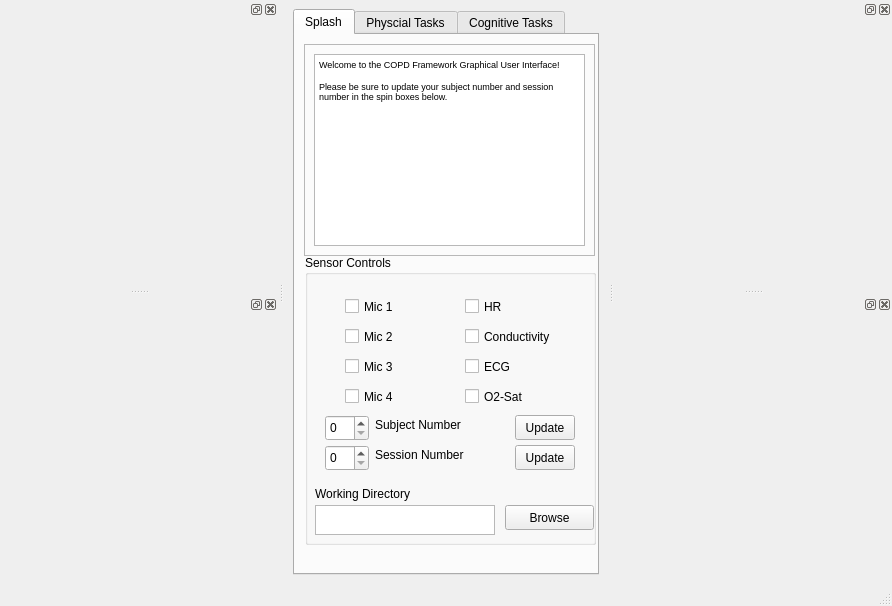
<?xml version="1.0" encoding="UTF-8"?>
<ui version="4.0">
 <class>MainWindow</class>
 <widget class="QMainWindow" name="MainWindow">
  <property name="geometry">
   <rect>
    <x>0</x>
    <y>0</y>
    <width>892</width>
    <height>606</height>
   </rect>
  </property>
  <property name="windowTitle">
   <string>MainWindow</string>
  </property>
  <widget class="QWidget" name="centralwidget">
   <layout class="QHBoxLayout" name="horizontalLayout">
    <item>
     <widget class="QTabWidget" name="tabWidget">
      <property name="currentIndex">
       <number>0</number>
      </property>
      <widget class="QWidget" name="tab_3">
       <attribute name="title">
        <string>Splash</string>
       </attribute>
       <widget class="QFrame" name="frame">
        <property name="geometry">
         <rect>
          <x>9</x>
          <y>9</y>
          <width>291</width>
          <height>212</height>
         </rect>
        </property>
        <property name="frameShape">
         <enum>QFrame::StyledPanel</enum>
        </property>
        <property name="frameShadow">
         <enum>QFrame::Raised</enum>
        </property>
        <layout class="QGridLayout" name="gridLayout_5">
         <item row="0" column="0">
          <widget class="QTextBrowser" name="textBrowser">
           <property name="html">
            <string>&lt;!DOCTYPE HTML PUBLIC &quot;-//W3C//DTD HTML 4.0//EN&quot; &quot;http://www.w3.org/TR/REC-html40/strict.dtd&quot;&gt;
&lt;html&gt;&lt;head&gt;&lt;meta name=&quot;qrichtext&quot; content=&quot;1&quot; /&gt;&lt;style type=&quot;text/css&quot;&gt;
p, li { white-space: pre-wrap; }
&lt;/style&gt;&lt;/head&gt;&lt;body style=&quot; font-family:'Ubuntu'; font-size:11pt; font-weight:400; font-style:normal;&quot;&gt;
&lt;p style=&quot; margin-top:0px; margin-bottom:0px; margin-left:0px; margin-right:0px; -qt-block-indent:0; text-indent:0px;&quot;&gt;&lt;span style=&quot; font-size:7pt;&quot;&gt;Welcome to the COPD Framework Graphical User Interface!&lt;/span&gt;&lt;/p&gt;
&lt;p style=&quot;-qt-paragraph-type:empty; margin-top:0px; margin-bottom:0px; margin-left:0px; margin-right:0px; -qt-block-indent:0; text-indent:0px; font-size:7pt;&quot;&gt;&lt;br /&gt;&lt;/p&gt;
&lt;p style=&quot; margin-top:0px; margin-bottom:0px; margin-left:0px; margin-right:0px; -qt-block-indent:0; text-indent:0px;&quot;&gt;&lt;span style=&quot; font-size:7pt;&quot;&gt;Please be sure to update your subject number and session number in the spin boxes below.&lt;/span&gt;&lt;/p&gt;&lt;/body&gt;&lt;/html&gt;</string>
           </property>
          </widget>
         </item>
        </layout>
       </widget>
       <widget class="QGroupBox" name="groupBox">
        <property name="geometry">
         <rect>
          <x>10</x>
          <y>220</y>
          <width>291</width>
          <height>290</height>
         </rect>
        </property>
        <property name="title">
         <string>Sensor Controls</string>
        </property>
        <widget class="QCheckBox" name="mic1_checkbox">
         <property name="geometry">
          <rect>
           <x>40</x>
           <y>40</y>
           <width>92</width>
           <height>23</height>
          </rect>
         </property>
         <property name="text">
          <string>Mic 1</string>
         </property>
        </widget>
        <widget class="QCheckBox" name="mic2_checkbox">
         <property name="geometry">
          <rect>
           <x>40</x>
           <y>70</y>
           <width>92</width>
           <height>23</height>
          </rect>
         </property>
         <property name="text">
          <string>Mic 2</string>
         </property>
        </widget>
        <widget class="QCheckBox" name="mic3_checkbox">
         <property name="geometry">
          <rect>
           <x>40</x>
           <y>100</y>
           <width>92</width>
           <height>23</height>
          </rect>
         </property>
         <property name="text">
          <string>Mic 3</string>
         </property>
        </widget>
        <widget class="QCheckBox" name="mic4_checkbox">
         <property name="geometry">
          <rect>
           <x>40</x>
           <y>130</y>
           <width>92</width>
           <height>23</height>
          </rect>
         </property>
         <property name="text">
          <string>Mic 4</string>
         </property>
        </widget>
        <widget class="QCheckBox" name="o2sat_checkbox">
         <property name="geometry">
          <rect>
           <x>160</x>
           <y>130</y>
           <width>92</width>
           <height>23</height>
          </rect>
         </property>
         <property name="text">
          <string>O2-Sat</string>
         </property>
        </widget>
        <widget class="QCheckBox" name="ecg_checkbox">
         <property name="geometry">
          <rect>
           <x>160</x>
           <y>100</y>
           <width>92</width>
           <height>23</height>
          </rect>
         </property>
         <property name="text">
          <string>ECG</string>
         </property>
        </widget>
        <widget class="QCheckBox" name="conductivity_checkbox">
         <property name="geometry">
          <rect>
           <x>160</x>
           <y>70</y>
           <width>110</width>
           <height>23</height>
          </rect>
         </property>
         <property name="text">
          <string>Conductivity</string>
         </property>
        </widget>
        <widget class="QCheckBox" name="hr_checkbox">
         <property name="geometry">
          <rect>
           <x>160</x>
           <y>40</y>
           <width>92</width>
           <height>23</height>
          </rect>
         </property>
         <property name="text">
          <string>HR</string>
         </property>
        </widget>
        <widget class="QSpinBox" name="spinBox">
         <property name="geometry">
          <rect>
           <x>20</x>
           <y>160</y>
           <width>44</width>
           <height>26</height>
          </rect>
         </property>
        </widget>
        <widget class="QSpinBox" name="spinBox_2">
         <property name="geometry">
          <rect>
           <x>20</x>
           <y>190</y>
           <width>44</width>
           <height>26</height>
          </rect>
         </property>
        </widget>
        <widget class="QLabel" name="label">
         <property name="geometry">
          <rect>
           <x>70</x>
           <y>160</y>
           <width>120</width>
           <height>20</height>
          </rect>
         </property>
         <property name="text">
          <string>Subject Number</string>
         </property>
        </widget>
        <widget class="QLabel" name="label_2">
         <property name="geometry">
          <rect>
           <x>70</x>
           <y>190</y>
           <width>120</width>
           <height>20</height>
          </rect>
         </property>
         <property name="text">
          <string>Session Number</string>
         </property>
        </widget>
        <widget class="QPushButton" name="update_working_directory">
         <property name="geometry">
          <rect>
           <x>200</x>
           <y>250</y>
           <width>89</width>
           <height>25</height>
          </rect>
         </property>
         <property name="text">
          <string>Browse</string>
         </property>
        </widget>
        <widget class="QTextEdit" name="working_directory_text_edit">
         <property name="geometry">
          <rect>
           <x>10</x>
           <y>250</y>
           <width>180</width>
           <height>30</height>
          </rect>
         </property>
        </widget>
        <widget class="QLabel" name="working_directory_label">
         <property name="geometry">
          <rect>
           <x>10</x>
           <y>230</y>
           <width>130</width>
           <height>17</height>
          </rect>
         </property>
         <property name="text">
          <string>Working Directory</string>
         </property>
        </widget>
        <widget class="QPushButton" name="update_subject_number">
         <property name="geometry">
          <rect>
           <x>210</x>
           <y>160</y>
           <width>60</width>
           <height>25</height>
          </rect>
         </property>
         <property name="text">
          <string>Update</string>
         </property>
        </widget>
        <widget class="QPushButton" name="update_session_number">
         <property name="geometry">
          <rect>
           <x>210</x>
           <y>190</y>
           <width>60</width>
           <height>25</height>
          </rect>
         </property>
         <property name="text">
          <string>Update</string>
         </property>
        </widget>
       </widget>
      </widget>
      <widget class="QWidget" name="tab">
       <attribute name="title">
        <string>Physcial Tasks</string>
       </attribute>
       <widget class="QFrame" name="frame_2">
        <property name="geometry">
         <rect>
          <x>10</x>
          <y>10</y>
          <width>291</width>
          <height>330</height>
         </rect>
        </property>
        <property name="frameShape">
         <enum>QFrame::StyledPanel</enum>
        </property>
        <property name="frameShadow">
         <enum>QFrame::Raised</enum>
        </property>
        <layout class="QGridLayout" name="gridLayout_6">
         <item row="0" column="0">
          <widget class="QTextBrowser" name="textBrowser_2">
           <property name="html">
            <string>&lt;!DOCTYPE HTML PUBLIC &quot;-//W3C//DTD HTML 4.0//EN&quot; &quot;http://www.w3.org/TR/REC-html40/strict.dtd&quot;&gt;
&lt;html&gt;&lt;head&gt;&lt;meta name=&quot;qrichtext&quot; content=&quot;1&quot; /&gt;&lt;style type=&quot;text/css&quot;&gt;
p, li { white-space: pre-wrap; }
&lt;/style&gt;&lt;/head&gt;&lt;body style=&quot; font-family:'Ubuntu'; font-size:11pt; font-weight:400; font-style:normal;&quot;&gt;
&lt;p style=&quot; margin-top:0px; margin-bottom:0px; margin-left:0px; margin-right:0px; -qt-block-indent:0; text-indent:0px;&quot;&gt;The physical task will begin with a baseline reading for 1.5 minutes. &lt;br /&gt;&lt;br /&gt;Next, the treadmill will be started at an initial incline and speed for 3 minutes. &lt;/p&gt;
&lt;p style=&quot;-qt-paragraph-type:empty; margin-top:0px; margin-bottom:0px; margin-left:0px; margin-right:0px; -qt-block-indent:0; text-indent:0px;&quot;&gt;&lt;br /&gt;&lt;/p&gt;
&lt;p style=&quot; margin-top:0px; margin-bottom:0px; margin-left:0px; margin-right:0px; -qt-block-indent:0; text-indent:0px;&quot;&gt;Next, the incline and speed will be increased to a higher difficulty for 3 additional minutes.&lt;br /&gt;&lt;br /&gt;Finally, a post reading will be taken.&lt;/p&gt;
&lt;p style=&quot;-qt-paragraph-type:empty; margin-top:0px; margin-bottom:0px; margin-left:0px; margin-right:0px; -qt-block-indent:0; text-indent:0px;&quot;&gt;&lt;br /&gt;&lt;/p&gt;
&lt;p style=&quot;-qt-paragraph-type:empty; margin-top:0px; margin-bottom:0px; margin-left:0px; margin-right:0px; -qt-block-indent:0; text-indent:0px;&quot;&gt;&lt;br /&gt;&lt;/p&gt;
&lt;p style=&quot; margin-top:0px; margin-bottom:0px; margin-left:0px; margin-right:0px; -qt-block-indent:0; text-indent:0px;&quot;&gt;Press the &amp;quot;Start!&amp;quot; button to begin. Popup windows will appear to prompt each phase of the task.&lt;/p&gt;&lt;/body&gt;&lt;/html&gt;</string>
           </property>
          </widget>
         </item>
        </layout>
       </widget>
       <widget class="QPushButton" name="physica_task_start">
        <property name="geometry">
         <rect>
          <x>10</x>
          <y>350</y>
          <width>291</width>
          <height>171</height>
         </rect>
        </property>
        <property name="text">
         <string>Start!</string>
        </property>
       </widget>
      </widget>
      <widget class="QWidget" name="tab_2">
       <attribute name="title">
        <string>Cognitive Tasks</string>
       </attribute>
       <widget class="QFrame" name="frame_3">
        <property name="geometry">
         <rect>
          <x>10</x>
          <y>10</y>
          <width>291</width>
          <height>340</height>
         </rect>
        </property>
        <property name="frameShape">
         <enum>QFrame::StyledPanel</enum>
        </property>
        <property name="frameShadow">
         <enum>QFrame::Raised</enum>
        </property>
        <layout class="QGridLayout" name="gridLayout_7">
         <item row="0" column="0">
          <widget class="QTextBrowser" name="textBrowser_3">
           <property name="html">
            <string>&lt;!DOCTYPE HTML PUBLIC &quot;-//W3C//DTD HTML 4.0//EN&quot; &quot;http://www.w3.org/TR/REC-html40/strict.dtd&quot;&gt;
&lt;html&gt;&lt;head&gt;&lt;meta name=&quot;qrichtext&quot; content=&quot;1&quot; /&gt;&lt;style type=&quot;text/css&quot;&gt;
p, li { white-space: pre-wrap; }
&lt;/style&gt;&lt;/head&gt;&lt;body style=&quot; font-family:'Ubuntu'; font-size:11pt; font-weight:400; font-style:normal;&quot;&gt;
&lt;p style=&quot; margin-top:0px; margin-bottom:0px; margin-left:0px; margin-right:0px; -qt-block-indent:0; text-indent:0px;&quot;&gt;Cognitive tasks will consist of several n-back challenges. Please set the values according to the following schema:&lt;br /&gt;&lt;br /&gt;If this is your first session, you will complete two 0-back challenges before the physical task. After the physical task, you will complete 6 2-back challenges. &lt;/p&gt;
&lt;p style=&quot;-qt-paragraph-type:empty; margin-top:0px; margin-bottom:0px; margin-left:0px; margin-right:0px; -qt-block-indent:0; text-indent:0px;&quot;&gt;&lt;br /&gt;&lt;/p&gt;
&lt;p style=&quot; margin-top:0px; margin-bottom:0px; margin-left:0px; margin-right:0px; -qt-block-indent:0; text-indent:0px;&quot;&gt;Please set the n-back spinbox to either 0 or 2 according to the above.&lt;br /&gt;Please also update the challenge number spinbox for each challenge you undertake.&lt;/p&gt;
&lt;p style=&quot;-qt-paragraph-type:empty; margin-top:0px; margin-bottom:0px; margin-left:0px; margin-right:0px; -qt-block-indent:0; text-indent:0px;&quot;&gt;&lt;br /&gt;&lt;/p&gt;
&lt;p style=&quot; margin-top:0px; margin-bottom:0px; margin-left:0px; margin-right:0px; -qt-block-indent:0; text-indent:0px;&quot;&gt;Good luck user!&lt;/p&gt;&lt;/body&gt;&lt;/html&gt;</string>
           </property>
          </widget>
         </item>
        </layout>
       </widget>
       <widget class="QPushButton" name="cognitive_task_start">
        <property name="geometry">
         <rect>
          <x>10</x>
          <y>360</y>
          <width>291</width>
          <height>161</height>
         </rect>
        </property>
        <property name="text">
         <string>Start!</string>
        </property>
       </widget>
      </widget>
     </widget>
    </item>
   </layout>
  </widget>
  <widget class="QStatusBar" name="statusbar"/>
  <widget class="QDockWidget" name="dockWidget">
   <property name="minimumSize">
    <size>
     <width>278</width>
     <height>278</height>
    </size>
   </property>
   <attribute name="dockWidgetArea">
    <number>1</number>
   </attribute>
   <widget class="QWidget" name="dockWidgetContents">
    <layout class="QGridLayout" name="gridLayout">
     <item row="0" column="0">
      <widget class="QWidget" name="widget" native="true"/>
     </item>
    </layout>
   </widget>
  </widget>
  <widget class="QDockWidget" name="dockWidget_2">
   <property name="minimumSize">
    <size>
     <width>278</width>
     <height>278</height>
    </size>
   </property>
   <attribute name="dockWidgetArea">
    <number>1</number>
   </attribute>
   <widget class="QWidget" name="dockWidgetContents_2">
    <layout class="QGridLayout" name="gridLayout_2">
     <item row="0" column="0">
      <widget class="QWidget" name="widget_2" native="true"/>
     </item>
    </layout>
   </widget>
  </widget>
  <widget class="QDockWidget" name="dockWidget_3">
   <property name="minimumSize">
    <size>
     <width>278</width>
     <height>278</height>
    </size>
   </property>
   <attribute name="dockWidgetArea">
    <number>2</number>
   </attribute>
   <widget class="QWidget" name="dockWidgetContents_3">
    <layout class="QGridLayout" name="gridLayout_3">
     <item row="0" column="0">
      <widget class="QWidget" name="widget_3" native="true"/>
     </item>
    </layout>
   </widget>
  </widget>
  <widget class="QDockWidget" name="dockWidget_4">
   <property name="minimumSize">
    <size>
     <width>278</width>
     <height>278</height>
    </size>
   </property>
   <attribute name="dockWidgetArea">
    <number>2</number>
   </attribute>
   <widget class="QWidget" name="dockWidgetContents_4">
    <layout class="QGridLayout" name="gridLayout_4">
     <item row="0" column="0">
      <widget class="QWidget" name="widget_4" native="true"/>
     </item>
    </layout>
   </widget>
  </widget>
  <action name="actionClose">
   <property name="text">
    <string>Close</string>
   </property>
  </action>
 </widget>
 <resources/>
 <connections/>
</ui>
